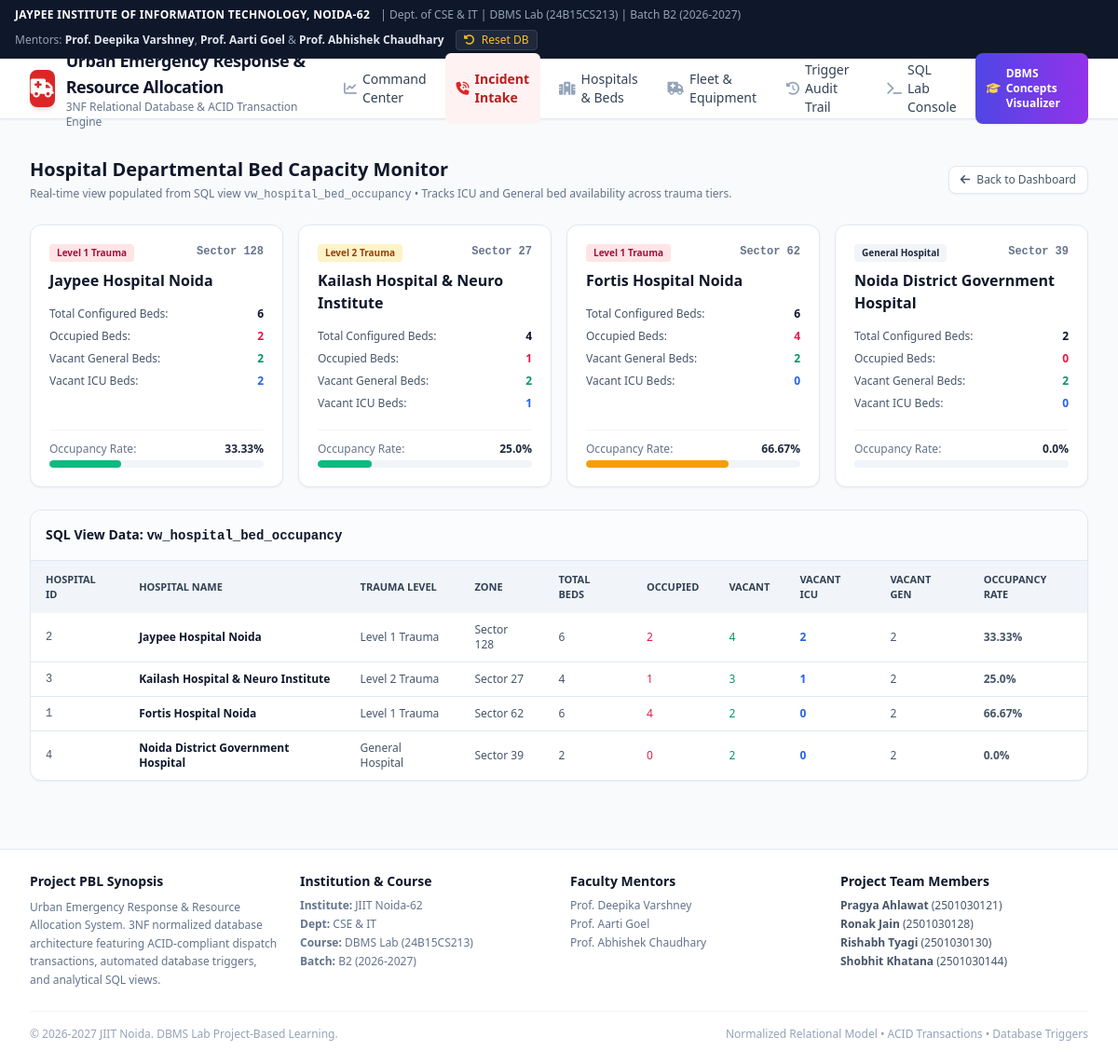
The page /hospitals on the database its author committed.
### tables this page shows
CREATE TABLE HOSPITAL (
    hospital_id INTEGER PRIMARY KEY AUTOINCREMENT,
    location_id INTEGER NOT NULL REFERENCES LOCATION(location_id) ON DELETE RESTRICT,
    hospital_name TEXT NOT NULL,
    contact_phone TEXT NOT NULL,
    emergency_level TEXT CHECK (emergency_level IN ('Level 1 Trauma', 'Level 2 Trauma', 'General Hospital')) NOT NULL,
    total_beds INTEGER CHECK (total_beds >= 0) NOT NULL
);

### app.py (the view)
@app.route("/hospitals")
def hospital_capacity():
    data = db.get_hospital_bed_occupancy()
    return render_template("hospitals.html", hospitals=data, title="Hospital Bed Capacity Monitor")

### database.py (called while the page is built)
def get_connection(db_path: str = DB_FILE) -> sqlite3.Connection:
    conn = sqlite3.connect(db_path, timeout=15.0)
    conn.execute("PRAGMA foreign_keys = ON;")
    conn.row_factory = sqlite3.Row
    return conn

def get_hospital_bed_occupancy(db_path: str = DB_FILE) -> List[Dict[str, Any]]:
    conn = get_connection(db_path)
    try:
        cursor = conn.cursor()
        cursor.execute("SELECT * FROM vw_hospital_bed_occupancy ORDER BY vacant_icu_beds DESC")
        return [dict(row) for row in cursor.fetchall()]
    finally:
        conn.close()

### templates/hospitals.html
{% extends "base.html" %}
{% block content %}
<div class="space-y-6">
    <div class="flex justify-between items-center">
        <div>
            <h1 class="text-xl font-bold text-slate-900">Hospital Departmental Bed Capacity Monitor</h1>
            <p class="text-xs text-slate-500 mt-1">
                Real-time view populated from SQL view <code>vw_hospital_bed_occupancy</code> &bull; Tracks ICU and General bed availability across trauma tiers.
            </p>
        </div>
        <a href="/" class="text-xs text-slate-600 hover:text-slate-900 bg-white border border-slate-200 px-3 py-1.5 rounded-lg shadow-sm">
            <i class="fa-solid fa-arrow-left mr-1"></i> Back to Dashboard
        </a>
    </div>
    <div class="grid grid-cols-1 md:grid-cols-2 lg:grid-cols-4 gap-4">
        {% for h in hospitals %}
        <div class="bg-white p-5 rounded-xl border border-slate-200 shadow-sm flex flex-col justify-between">
            <div>
                <div class="flex justify-between items-start">
                    <span class="px-2 py-0.5 rounded text-[10px] font-bold
                        {% if h.emergency_level == 'Level 1 Trauma' %} bg-rose-100 text-rose-800
                        {% elif h.emergency_level == 'Level 2 Trauma' %} bg-amber-100 text-amber-800
                        {% else %} bg-slate-100 text-slate-800 {% endif %}">
                        {{ h.emergency_level }}
                    </span>
                    <span class="text-xs font-bold text-slate-500 font-mono">{{ h.location_zone }}</span>
                </div>
                <h3 class="text-base font-bold text-slate-900 mt-2">{{ h.hospital_name }}</h3>
                <div class="mt-4 space-y-2 text-xs">
                    <div class="flex justify-between text-slate-600">
                        <span>Total Configured Beds:</span>
                        <span class="font-bold text-slate-900">{{ h.total_beds_configured }}</span>
                    </div>
                    <div class="flex justify-between text-slate-600">
                        <span>Occupied Beds:</span>
                        <span class="font-semibold text-rose-600">{{ h.occupied_beds }}</span>
                    </div>
                    <div class="flex justify-between text-slate-600">
                        <span>Vacant General Beds:</span>
                        <span class="font-semibold text-emerald-600">{{ h.vacant_general_beds }}</span>
                    </div>
                    <div class="flex justify-between text-slate-600">
                        <span>Vacant ICU Beds:</span>
                        <span class="font-bold text-blue-600">{{ h.vacant_icu_beds }}</span>
                    </div>
                </div>
            </div>
            <div class="mt-5 pt-3 border-t border-slate-100">
                <div class="flex justify-between text-xs mb-1">
                    <span class="text-slate-500">Occupancy Rate:</span>
                    <span class="font-bold text-slate-800">{{ h.occupancy_percentage }}%</span>
                </div>
                <div class="w-full bg-slate-100 rounded-full h-2 overflow-hidden">
                    <div class="h-2 rounded-full
                        {% if h.occupancy_percentage > 75 %} bg-rose-500
                        {% elif h.occupancy_percentage > 40 %} bg-amber-500
                        {% else %} bg-emerald-500 {% endif %}"
                        style="width: {{ h.occupancy_percentage }}%"></div>
                </div>
            </div>
        </div>
        {% endfor %}
    </div>
    <div class="bg-white rounded-xl border border-slate-200 shadow-sm overflow-hidden">
        <div class="p-4 border-b border-slate-200 bg-slate-50/50">
            <h3 class="text-sm font-bold text-slate-900">SQL View Data: <code>vw_hospital_bed_occupancy</code></h3>
        </div>
        <div class="overflow-x-auto">
            <table class="w-full text-left text-xs text-slate-600">
                <thead class="bg-slate-100 text-slate-700 uppercase font-semibold text-[11px]">
                    <tr>
                        <th class="py-3 px-4">Hospital ID</th>
                        <th class="py-3 px-4">Hospital Name</th>
                        <th class="py-3 px-4">Trauma Level</th>
                        <th class="py-3 px-4">Zone</th>
                        <th class="py-3 px-4">Total Beds</th>
                        <th class="py-3 px-4">Occupied</th>
                        <th class="py-3 px-4">Vacant</th>
                        <th class="py-3 px-4">Vacant ICU</th>
                        <th class="py-3 px-4">Vacant Gen</th>
                        <th class="py-3 px-4">Occupancy Rate</th>
                    </tr>
                </thead>
                <tbody class="divide-y divide-slate-200">
                    {% for h in hospitals %}
                    <tr class="hover:bg-slate-50">
                        <td class="py-2.5 px-4 font-mono">{{ h.hospital_id }}</td>
                        <td class="py-2.5 px-4 font-semibold text-slate-900">{{ h.hospital_name }}</td>
                        <td class="py-2.5 px-4">{{ h.emergency_level }}</td>
                        <td class="py-2.5 px-4">{{ h.location_zone }}</td>
                        <td class="py-2.5 px-4">{{ h.total_beds_configured }}</td>
                        <td class="py-2.5 px-4 text-rose-600 font-medium">{{ h.occupied_beds }}</td>
                        <td class="py-2.5 px-4 text-emerald-600 font-medium">{{ h.vacant_beds }}</td>
                        <td class="py-2.5 px-4 text-blue-600 font-bold">{{ h.vacant_icu_beds }}</td>
                        <td class="py-2.5 px-4">{{ h.vacant_general_beds }}</td>
                        <td class="py-2.5 px-4 font-bold">{{ h.occupancy_percentage }}%</td>
                    </tr>
                    {% endfor %}
                </tbody>
            </table>
        </div>
    </div>
</div>
{% endblock %}

### templates/base.html (shortened to what this page needs)
<!DOCTYPE html>
<html lang="en">
<head>
    <script src="https://cdn.tailwindcss.com"></script>
    <link rel="stylesheet" href="https://cdnjs.cloudflare.com/ajax/libs/font-awesome/6.4.0/css/all.min.css">
</head>
<body class="bg-slate-50 text-slate-800 flex flex-col min-h-screen font-sans">
    <div class="bg-slate-900 text-slate-300 px-4 py-2 text-xs border-b border-slate-800">
        <div class="max-w-7xl mx-auto flex flex-wrap justify-between items-center gap-2">
            <div>
                <span class="font-bold text-white tracking-wide">JAYPEE INSTITUTE OF INFORMATION TECHNOLOGY, NOIDA-62</span>
                <span class="text-slate-400 ml-2">| Dept. of CSE & IT | DBMS Lab (24B15CS213) | Batch B2 (2026-2027)</span>
            </div>
            <div class="flex items-center space-x-3 text-slate-400">
                <span>Mentors: <strong class="text-slate-200">Prof. Deepika Varshney</strong>, <strong class="text-slate-200">Prof. Aarti Goel</strong> &amp; <strong class="text-slate-200">Prof. Abhishek Chaudhary</strong></span>
                <form action="/reset-db" method="POST" onsubmit="return confirm('Reset database to clean scenario seed data?');" class="inline">
                    <button type="submit" class="bg-slate-800 hover:bg-slate-700 text-amber-400 px-2 py-0.5 rounded text-xs border border-slate-700 transition">
                        <i class="fa-solid fa-rotate-left mr-1"></i> Reset DB
                    </button>
                </form>
            </div>
        </div>
    </div>
    <header class="bg-white border-b border-slate-200 sticky top-0 z-40 shadow-sm">
        <div class="max-w-7xl mx-auto px-4 sm:px-6 lg:px-8 flex justify-between h-16 items-center">
            <div class="flex items-center space-x-3">
                <div class="bg-emergency-600 text-white w-10 h-10 rounded-lg flex items-center justify-center text-xl shadow-md">
                    <i class="fa-solid fa-truck-medical"></i>
                </div>
                <div>
                    <a href="/" class="text-lg font-bold text-slate-900 tracking-tight hover:text-emergency-600 transition">
                        Urban Emergency Response & Resource Allocation
                    </a>
                    <p class="text-xs text-slate-500 font-medium">3NF Relational Database & ACID Transaction Engine</p>
                </div>
            </div>
            <nav class="hidden md:flex space-x-1 lg:space-x-2 text-sm font-medium">
                <a href="/" class="px-3 py-2 rounded-md hover:bg-slate-100 text-slate-700 hover:text-emergency-600 transition flex items-center">
                    <i class="fa-solid fa-chart-line mr-1.5 text-slate-400"></i> Command Center
                </a>
                <a href="/intake" class="px-3 py-2 rounded-md bg-emergency-50 text-emergency-700 hover:bg-emergency-100 font-semibold transition flex items-center">
                    <i class="fa-solid fa-phone-volume mr-1.5 text-emergency-600"></i> Incident Intake
                </a>
                <a href="/hospitals" class="px-3 py-2 rounded-md hover:bg-slate-100 text-slate-700 hover:text-emergency-600 transition flex items-center">
                    <i class="fa-solid fa-hospital mr-1.5 text-slate-400"></i> Hospitals & Beds
                </a>
                <a href="/fleet" class="px-3 py-2 rounded-md hover:bg-slate-100 text-slate-700 hover:text-emergency-600 transition flex items-center">
                    <i class="fa-solid fa-ambulance mr-1.5 text-slate-400"></i> Fleet & Equipment
                </a>
                <a href="/audit" class="px-3 py-2 rounded-md hover:bg-slate-100 text-slate-700 hover:text-emergency-600 transition flex items-center">
                    <i class="fa-solid fa-clock-rotate-left mr-1.5 text-slate-400"></i> Trigger Audit Trail
                </a>
                <a href="/query" class="px-3 py-2 rounded-md hover:bg-slate-100 text-slate-700 hover:text-emergency-600 transition flex items-center">
                    <i class="fa-solid fa-terminal mr-1.5 text-slate-400"></i> SQL Lab Console
                </a>
                <a href="/concepts" class="px-3 py-1.5 rounded-lg bg-gradient-to-r from-indigo-600 to-purple-600 text-white font-bold hover:from-indigo-700 hover:to-purple-700 shadow-sm transition flex items-center text-xs">
                    <i class="fa-solid fa-graduation-cap mr-1.5 text-amber-300"></i> DBMS Concepts Visualizer
                </a>
            </nav>
        </div>
    </header>
    <main class="flex-grow max-w-7xl mx-auto px-4 sm:px-6 lg:px-8 py-6 w-full">
        {% block content %}{% endblock %}
    </main>
    <footer class="bg-white border-t border-slate-200 py-6 text-slate-600 text-xs mt-12">
        <div class="max-w-7xl mx-auto px-4 sm:px-6 lg:px-8">
            <div class="grid grid-cols-1 md:grid-cols-4 gap-6 mb-6">
                <div>
                    <h4 class="font-bold text-slate-900 text-sm mb-2">Project PBL Synopsis</h4>
                    <p class="text-slate-500 leading-relaxed">
                        Urban Emergency Response & Resource Allocation System. 3NF normalized database architecture featuring ACID-compliant dispatch transactions, automated database triggers, and analytical SQL views.
                    </p>
                </div>
                <div>
                    <h4 class="font-bold text-slate-900 text-sm mb-2">Institution & Course</h4>
                    <ul class="space-y-1 text-slate-500">
                        <li><strong>Institute:</strong> JIIT Noida-62</li>
                        <li><strong>Dept:</strong> CSE & IT</li>
                        <li><strong>Course:</strong> DBMS Lab (24B15CS213)</li>
                        <li><strong>Batch:</strong> B2 (2026-2027)</li>
                    </ul>
                </div>
                <div>
                    <h4 class="font-bold text-slate-900 text-sm mb-2">Faculty Mentors</h4>
                    <ul class="space-y-1 text-slate-500">
                        <li>Prof. Deepika Varshney</li>
                        <li>Prof. Aarti Goel</li>
                        <li>Prof. Abhishek Chaudhary</li>
                    </ul>
                </div>
                <div>
                    <h4 class="font-bold text-slate-900 text-sm mb-2">Project Team Members</h4>
                    <ul class="space-y-1 text-slate-600">
                        <li><strong>Pragya Ahlawat</strong> (2501030121)</li>
                        <li><strong>Ronak Jain</strong> (2501030128)</li>
                        <li><strong>Rishabh Tyagi</strong> (2501030130)</li>
                        <li><strong>Shobhit Khatana</strong> (2501030144)</li>
                    </ul>
                </div>
            </div>
            <div class="border-t border-slate-100 pt-4 flex flex-col sm:flex-row justify-between items-center text-slate-400">
                <span>&copy; 2026-2027 JIIT Noida. DBMS Lab Project-Based Learning.</span>
                <span class="mt-2 sm:mt-0">Normalized Relational Model &bull; ACID Transactions &bull; Database Triggers</span>
            </div>
        </div>
    </footer>
</body>
</html>

### rows shown on the page
HOSPITAL: emergency_level "Level 1 Trauma", location_zone "Sector 128", hospital_name "Jaypee Hospital Noida", total_beds_configured "6", occupied_beds "2", vacant_general_beds "2", vacant_icu_beds "2", occupancy_percentage "33.33", hospital_id "2", vacant_beds "4"
HOSPITAL: emergency_level "Level 2 Trauma", location_zone "Sector 27", hospital_name "Kailash Hospital & Neuro Institute", total_beds_configured "4", occupied_beds "1", vacant_general_beds "2", vacant_icu_beds "1", occupancy_percentage "25.0", hospital_id "3", vacant_beds "3"
HOSPITAL: emergency_level "Level 1 Trauma", location_zone "Sector 62", hospital_name "Fortis Hospital Noida", total_beds_configured "6", occupied_beds "4", vacant_general_beds "2", vacant_icu_beds "0", occupancy_percentage "66.67", hospital_id "1", vacant_beds "2"
HOSPITAL: emergency_level "General Hospital", location_zone "Sector 39", hospital_name "Noida District Government Hospital", total_beds_configured "2", occupied_beds "0", vacant_general_beds "2", vacant_icu_beds "0", occupancy_percentage "0.0", hospital_id "4", vacant_beds "2"
